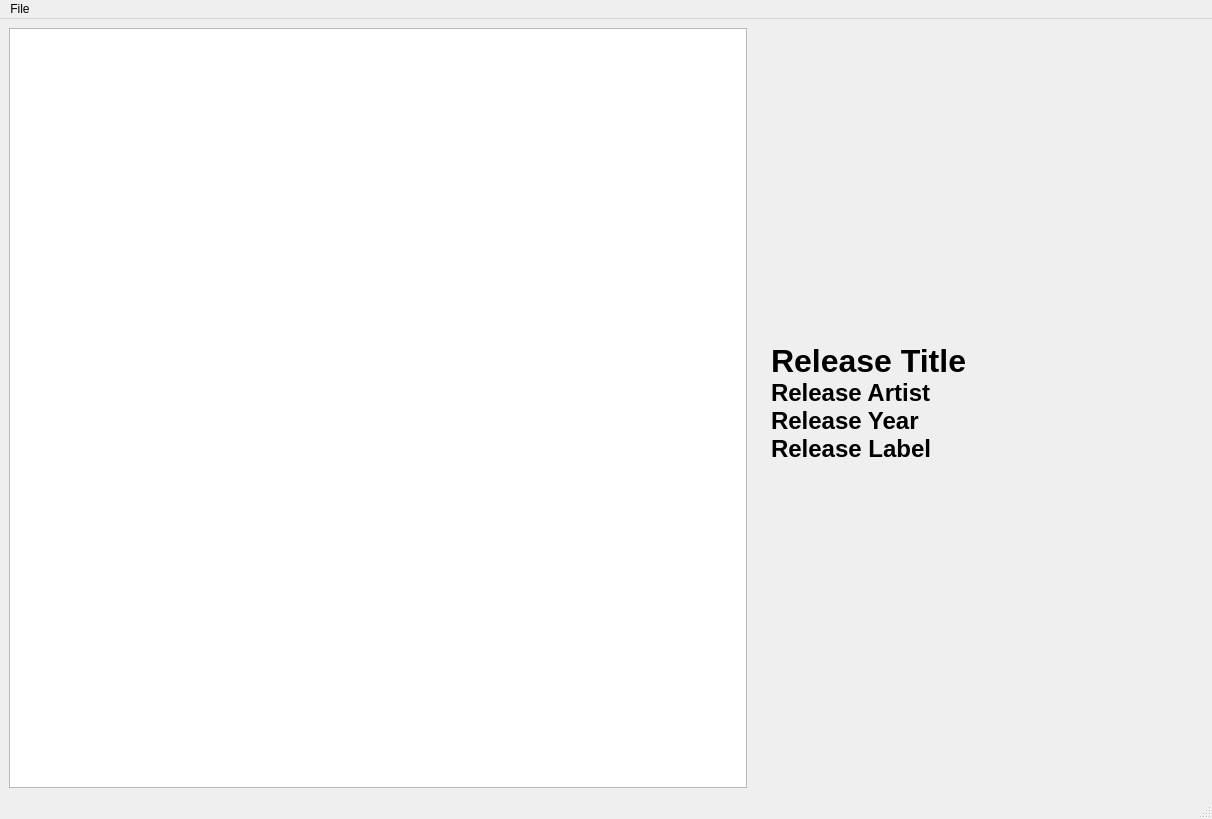
<?xml version="1.0" encoding="UTF-8"?>
<ui version="4.0">
 <class>MW</class>
 <widget class="DiscoMainWindow" name="MW">
  <property name="geometry">
   <rect>
    <x>0</x>
    <y>0</y>
    <width>1212</width>
    <height>819</height>
   </rect>
  </property>
  <property name="windowTitle">
   <string>MainWindow</string>
  </property>
  <widget class="QWidget" name="centralwidget">
   <layout class="QVBoxLayout" name="verticalLayout">
    <item>
     <layout class="QHBoxLayout" name="horizontalLayout">
      <item>
       <widget class="QTableView" name="collection_list">
        <property name="sizePolicy">
         <sizepolicy hsizetype="Expanding" vsizetype="Expanding">
          <horstretch>0</horstretch>
          <verstretch>0</verstretch>
         </sizepolicy>
        </property>
        <property name="contextMenuPolicy">
         <enum>Qt::CustomContextMenu</enum>
        </property>
        <property name="editTriggers">
         <set>QAbstractItemView::NoEditTriggers</set>
        </property>
        <property name="alternatingRowColors">
         <bool>true</bool>
        </property>
        <property name="selectionMode">
         <enum>QAbstractItemView::SingleSelection</enum>
        </property>
        <property name="selectionBehavior">
         <enum>QAbstractItemView::SelectRows</enum>
        </property>
        <property name="verticalScrollMode">
         <enum>QAbstractItemView::ScrollPerPixel</enum>
        </property>
        <property name="horizontalScrollMode">
         <enum>QAbstractItemView::ScrollPerPixel</enum>
        </property>
        <property name="showGrid">
         <bool>false</bool>
        </property>
        <property name="sortingEnabled">
         <bool>true</bool>
        </property>
        <attribute name="horizontalHeaderDefaultSectionSize">
         <number>150</number>
        </attribute>
        <attribute name="horizontalHeaderStretchLastSection">
         <bool>true</bool>
        </attribute>
        <attribute name="verticalHeaderVisible">
         <bool>false</bool>
        </attribute>
       </widget>
      </item>
      <item>
       <widget class="QWidget" name="widget" native="true">
        <property name="sizePolicy">
         <sizepolicy hsizetype="Fixed" vsizetype="MinimumExpanding">
          <horstretch>0</horstretch>
          <verstretch>0</verstretch>
         </sizepolicy>
        </property>
        <property name="minimumSize">
         <size>
          <width>450</width>
          <height>450</height>
         </size>
        </property>
        <property name="maximumSize">
         <size>
          <width>450</width>
          <height>16777215</height>
         </size>
        </property>
        <layout class="QVBoxLayout" name="verticalLayout_3">
         <item>
          <layout class="QHBoxLayout" name="horizontalLayout_2">
           <item>
            <spacer name="horizontalSpacer">
             <property name="orientation">
              <enum>Qt::Horizontal</enum>
             </property>
             <property name="sizeHint" stdset="0">
              <size>
               <width>40</width>
               <height>20</height>
              </size>
             </property>
            </spacer>
           </item>
           <item>
            <widget class="QLabel" name="release_cover">
             <property name="sizePolicy">
              <sizepolicy hsizetype="Fixed" vsizetype="Fixed">
               <horstretch>0</horstretch>
               <verstretch>0</verstretch>
              </sizepolicy>
             </property>
             <property name="minimumSize">
              <size>
               <width>300</width>
               <height>300</height>
              </size>
             </property>
             <property name="maximumSize">
              <size>
               <width>300</width>
               <height>300</height>
              </size>
             </property>
            </widget>
           </item>
          </layout>
         </item>
         <item>
          <widget class="QWidget" name="widget_2" native="true">
           <layout class="QVBoxLayout" name="verticalLayout_2">
            <property name="spacing">
             <number>0</number>
            </property>
            <property name="topMargin">
             <number>0</number>
            </property>
            <property name="bottomMargin">
             <number>0</number>
            </property>
            <item>
             <widget class="QLabel" name="release_title">
              <property name="font">
               <font>
                <pointsize>24</pointsize>
                <weight>75</weight>
                <bold>true</bold>
               </font>
              </property>
              <property name="text">
               <string>Release Title</string>
              </property>
              <property name="textFormat">
               <enum>Qt::PlainText</enum>
              </property>
             </widget>
            </item>
            <item>
             <widget class="QLabel" name="release_artist">
              <property name="font">
               <font>
                <pointsize>18</pointsize>
                <weight>75</weight>
                <bold>true</bold>
               </font>
              </property>
              <property name="text">
               <string>Release Artist</string>
              </property>
             </widget>
            </item>
            <item>
             <widget class="QLabel" name="release_year">
              <property name="font">
               <font>
                <pointsize>18</pointsize>
                <weight>75</weight>
                <bold>true</bold>
               </font>
              </property>
              <property name="text">
               <string>Release Year</string>
              </property>
             </widget>
            </item>
            <item>
             <widget class="QLabel" name="release_label">
              <property name="font">
               <font>
                <pointsize>18</pointsize>
                <weight>75</weight>
                <bold>true</bold>
               </font>
              </property>
              <property name="text">
               <string>Release Label</string>
              </property>
             </widget>
            </item>
           </layout>
          </widget>
         </item>
         <item>
          <spacer name="verticalSpacer">
           <property name="orientation">
            <enum>Qt::Vertical</enum>
           </property>
           <property name="sizeHint" stdset="0">
            <size>
             <width>20</width>
             <height>292</height>
            </size>
           </property>
          </spacer>
         </item>
        </layout>
       </widget>
      </item>
     </layout>
    </item>
   </layout>
  </widget>
  <widget class="QStatusBar" name="statusbar"/>
  <widget class="QMenuBar" name="menuBar">
   <property name="geometry">
    <rect>
     <x>0</x>
     <y>0</y>
     <width>1212</width>
     <height>29</height>
    </rect>
   </property>
   <widget class="QMenu" name="menuFile">
    <property name="title">
     <string>File</string>
    </property>
    <addaction name="actionSettings"/>
    <addaction name="actionQuit"/>
   </widget>
   <addaction name="menuFile"/>
  </widget>
  <action name="actionQuit">
   <property name="text">
    <string>Quit</string>
   </property>
  </action>
  <action name="actionToggle_view_mode">
   <property name="text">
    <string>Toggle view mode</string>
   </property>
  </action>
  <action name="actionSettings">
   <property name="text">
    <string>Settings...</string>
   </property>
  </action>
 </widget>
 <customwidgets>
  <customwidget>
   <class>DiscoMainWindow</class>
   <extends>QMainWindow</extends>
   <header>disco.h</header>
   <container>1</container>
  </customwidget>
 </customwidgets>
 <resources/>
 <connections>
  <connection>
   <sender>actionQuit</sender>
   <signal>triggered()</signal>
   <receiver>MW</receiver>
   <slot>close()</slot>
   <hints>
    <hint type="sourcelabel">
     <x>-1</x>
     <y>-1</y>
    </hint>
    <hint type="destinationlabel">
     <x>605</x>
     <y>409</y>
    </hint>
   </hints>
  </connection>
  <connection>
   <sender>actionSettings</sender>
   <signal>triggered()</signal>
   <receiver>MW</receiver>
   <slot>show_settings()</slot>
   <hints>
    <hint type="sourcelabel">
     <x>-1</x>
     <y>-1</y>
    </hint>
    <hint type="destinationlabel">
     <x>605</x>
     <y>409</y>
    </hint>
   </hints>
  </connection>
 </connections>
 <slots>
  <slot>show_settings()</slot>
 </slots>
</ui>
